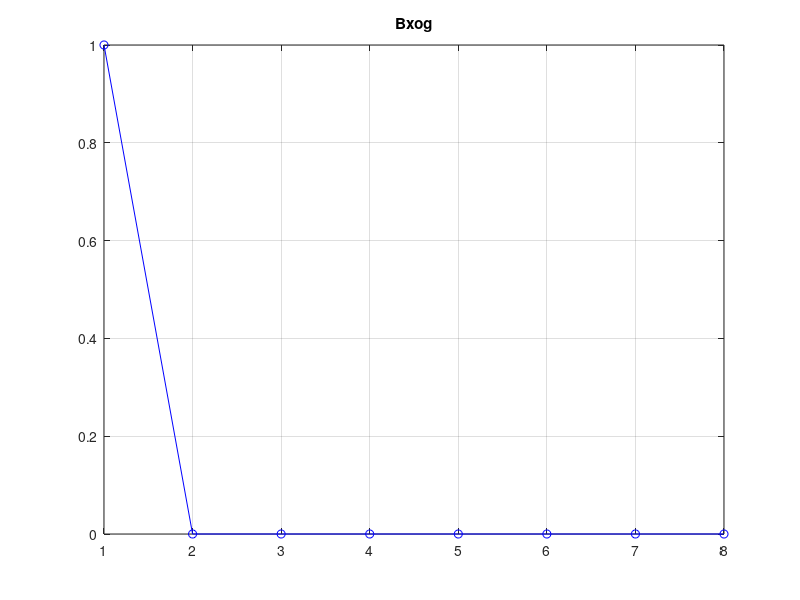
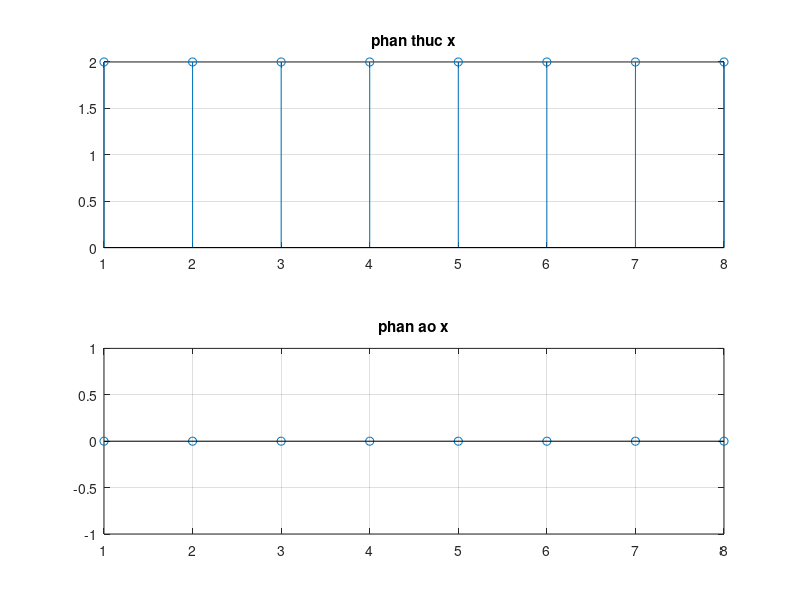
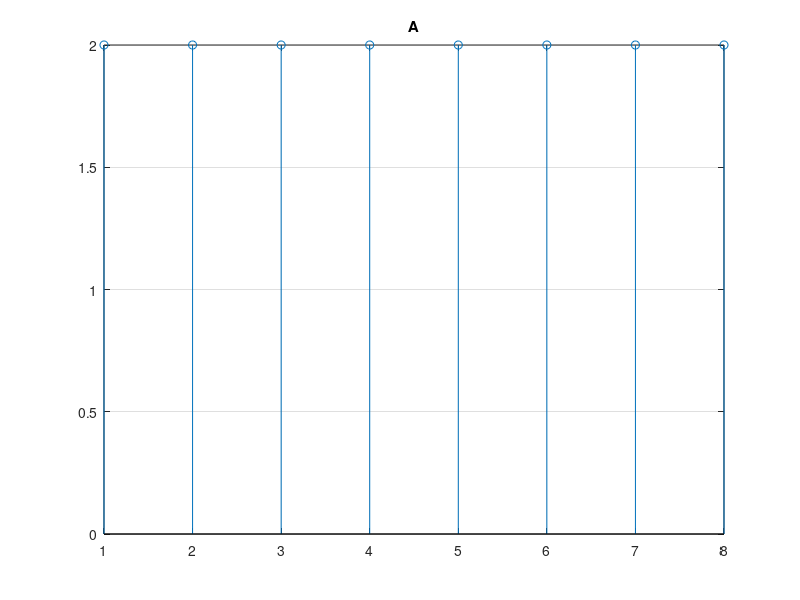
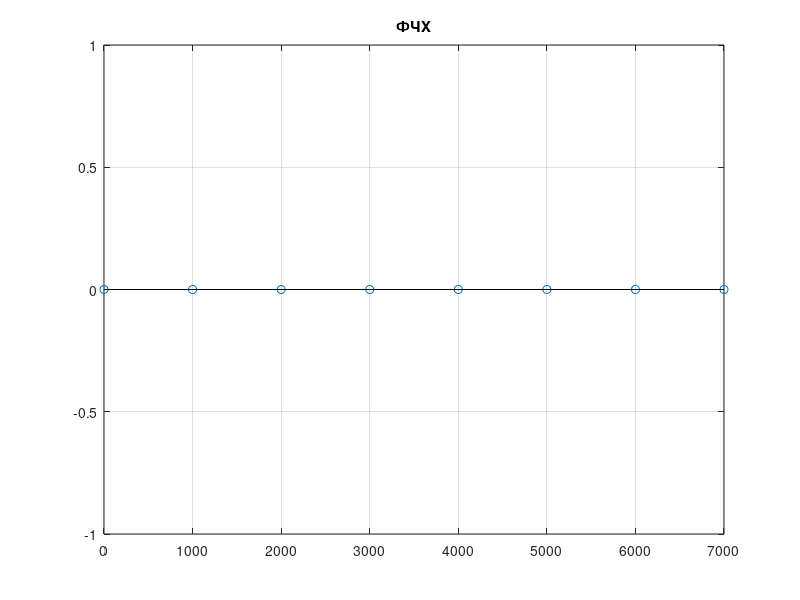

Recreate these plots in MATLAB, in order.
clear, clc, close all
fs = 8000;
ts = 0:1/fs: 0.001-1/fs;
N = length(ts);
% x = sin(2*pi*1000*ts) + 0.5*sin(2*pi*2000*ts+pi*3/4);
x =zeros(N,1);
x(1)=1;
plot(x,'-bo'), grid on, title("Bxog");
X = fft(x);
for m =1:N
    for n =1:N
        X(m)=X(m)+x(n)*(cos(2*pi*(n-1)*(m-1)/N)-1i*sin(2*pi*(n-1)*(m-1)/N));
    end
end
figure;
subplot(2,1,1);
stem(real(X)), grid on, title('phan thuc x')
subplot(2,1,2);
stem(imag(X)), grid on, title('phan ao x')
figure;
stem(abs(X)) , grid on, title("A")
Xm = 2*abs(X)/N;
f = zeros(N,1);
for i=1:N
    f(i) = (i-1)*fs/N;
end
phi= angle(X)*180/pi;
figure;
stem(f,phi), grid on, title("ФЧХ")














